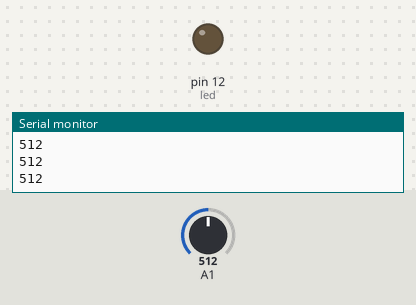
The sketch below on a simulated Arduino Uno, built with avr-gcc and run on an emulated ATmega328P. On the bench: output pins drawn as LEDs (lit = HIGH), the last lines printed to the serial monitor. The test bench sets the inputs (shaded band); at power-on: A1 = 512.

Above: at 1.2 s.
1.3 s: A1 set to 271
2.8 s: A1 set to 248
At 4.0 s:
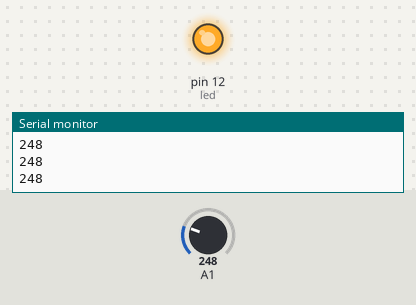
4.3 s: A1 set to 270
At 5.2 s:
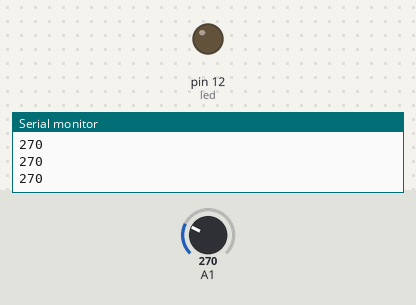
5.8 s: A1 set to 250
At 6.4 s:
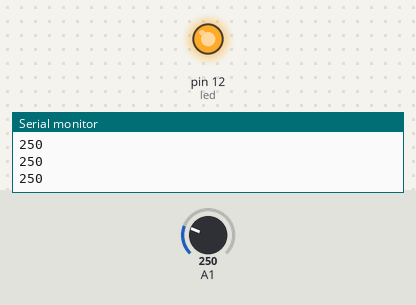
Timing chart, 0 to 8.3 s (numbered marks = the images above; inputs shaded):
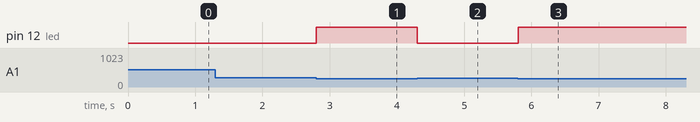

Measured:
- the behaviour switches between 260 and 259 on A1 (found by bisection; images 0 and 1)
- after the input at 2.8 s, pin 12 (led): LOW → HIGH at once
- after the input at 4.3 s, pin 12 (led): HIGH → LOW at once
- after the input at 5.8 s, pin 12 (led): LOW → HIGH at once

The sketch:

9in1-light-led2.ino
```cpp
const int led=12; // variable which stores pin number

void setup()
{
  Serial.begin(9600);                //Start the Serial connection
  pinMode(led, OUTPUT);  //configures pin 3 as OUTPUT
}

void loop()
{
   int sensor_value = analogRead(A1);
  if (sensor_value < 260)// the point at which the state of LEDs change
    {
      digitalWrite(led, HIGH);  //sets LEDs ON
      Serial.println(sensor_value);
    }
  else
    {
      digitalWrite(led,LOW);  //Sets LEDs OFF
      Serial.println(sensor_value);
    }

}
```
